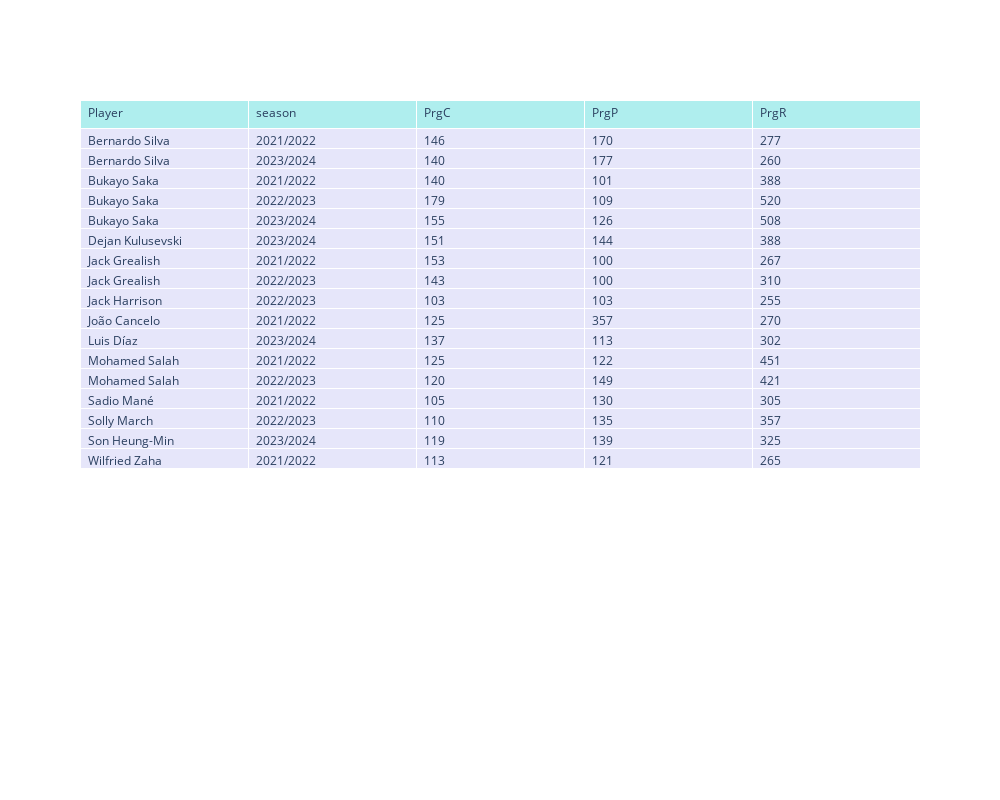

The notebook cell this image was saved under:
### Code cell
fig = go.Figure(data=[go.Table(
    header=dict(values=list(merged_players.columns),
                fill_color='paleturquoise',
                align='left'),
    cells=dict(values=[merged_players.Player, merged_players.season,merged_players.PrgC,merged_players.PrgP,merged_players.PrgR],
               fill_color='lavender',
               align='left'))
])
fig.update_layout(width=1000,height=800)
go.Layout(title='Players with the most progressive carries, receives and passes in 2021/2022, 2022/2023 & 2023/2024 season')
fig.show()

### Figure 1 — Plotly figure (JSON) as saved in the notebook; plotly's stock layout.template omitted (floating-point values rounded to 4 significant figures)
{"data": [{"cells": {"align": "left", "fill": {"color": "lavender"}, "values": [["Bernardo Silva", "Bernardo Silva", "Bukayo Saka", "Bukayo Saka", "Bukayo Saka", "Dejan Kulusevski", "Jack Grealish", "Jack Grealish", "Jack Harrison", "João Cancelo", "Luis Díaz", "Mohamed Salah", "Mohamed Salah", "Sadio Mané", "Solly March", "Son Heung-Min", "Wilfried Zaha"], ["2021/2022", "2023/2024", "2021/2022", "2022/2023", "2023/2024", "2023/2024", "2021/2022", "2022/2023", "2022/2023", "2021/2022", "2023/2024", "2021/2022", "2022/2023", "2021/2022", "2022/2023", "2023/2024", "2021/2022"], [146, 140, 140, 179, 155, 151, 153, 143, 103, 125, 137, 125, 120, 105, 110, 119, 113], [170, 177, 101, 109, 126, 144, 100, 100, 103, 357, 113, 122, 149, 130, 135, 139, 121], [277, 260, 388, 520, 508, 388, 267, 310, 255, 270, 302, 451, 421, 305, 357, 325, 265]]}, "header": {"align": "left", "fill": {"color": "paleturquoise"}, "values": ["Player", "season", "PrgC", "PrgP", "PrgR"]}, "type": "table"}], "layout": {"width": 1000, "height": 800}}
